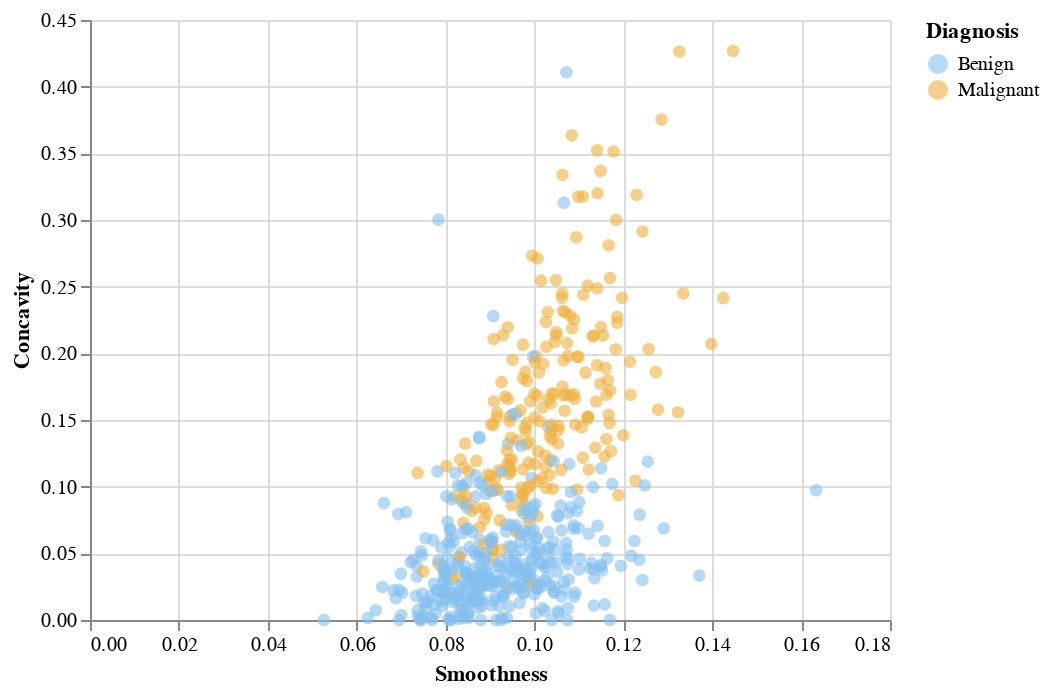

Notebook cell for this chart:
### Markdown cell above
## Evaluating accuracy with `scikit-learn`
Back to evaluating classifiers now!
In R, we can use the `tidymodels` package \index{tidymodels} not only to perform $K$-nearest neighbors
classification, but also to assess how well our classification worked. 
Let's work through an example of how to use tools from `tidymodels` to evaluate a classifier
 using the breast cancer data set from the previous chapter.
We begin the analysis by loading the packages we require,
reading in the breast cancer data,
and then making a quick scatter plot visualization \index{visualization!scatter} of
tumor cell concavity versus smoothness colored by diagnosis in {numref}`fig:06-precode`.
You will also notice that we set the random seed here at the beginning of the analysis
using the `set.seed` function, as described in Section {ref}`randomseeds`.

### Code cell
# load packages
import altair as alt
import pandas as pd

# set the seed
np.random.seed(4235)

# load data
cancer = pd.read_csv("data/unscaled_wdbc.csv")
## re-label Class 'M' as 'Malignant', and Class 'B' as 'Benign'
cancer["Class"] = cancer["Class"].apply(
    lambda x: "Malignant" if (x == "M") else "Benign"
)

# create scatter plot of tumor cell concavity versus smoothness,
# labeling the points be diagnosis class
## create a list of colors that will be used to customize the color of points
colors = ["#86bfef", "#efb13f"]

perim_concav = (
    alt.Chart(cancer)
    .mark_point(opacity=0.6, filled=True, size=40)
    .encode(
        x="Smoothness",
        y="Concavity",
        color=alt.Color("Class", scale=alt.Scale(range=colors), title="Diagnosis"),
    )
)

perim_concav

### Figure 1 — Vega-Lite specification as saved in the notebook (floating-point values rounded to 4 significant figures; data arrays with more than 128 entries replaced by an {"elided": "..."} marker saying what was removed)
{"config": {"view": {"continuousWidth": 400, "continuousHeight": 300}}, "data": {"name": "data-df574bff6f1de850e63cb83002499299"}, "mark": {"type": "point", "filled": true, "opacity": 0.6, "size": 40}, "encoding": {"color": {"field": "Class", "scale": {"range": ["#86bfef", "#efb13f"]}, "title": "Diagnosis", "type": "nominal"}, "x": {"field": "Smoothness", "type": "quantitative"}, "y": {"field": "Concavity", "type": "quantitative"}}, "$schema": "https://vega.github.io/schema/vega-lite/v4.17.0.json", "datasets": {"data-df574bff6f1de850e63cb83002499299": {"elided": "569 records"}}}
